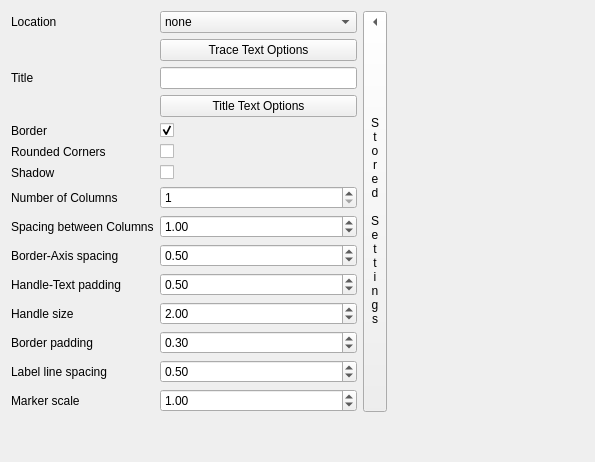
<?xml version="1.0" encoding="UTF-8"?>
<ui version="4.0">
 <class>PlotLegend</class>
 <widget class="QWidget" name="PlotLegend">
  <property name="geometry">
   <rect>
    <x>0</x>
    <y>0</y>
    <width>595</width>
    <height>462</height>
   </rect>
  </property>
  <property name="windowTitle">
   <string>Legend</string>
  </property>
  <layout class="QGridLayout" name="gridLayout">
   <item row="0" column="4">
    <spacer name="horizontalSpacer">
     <property name="orientation">
      <enum>Qt::Horizontal</enum>
     </property>
     <property name="sizeHint" stdset="0">
      <size>
       <width>40</width>
       <height>20</height>
      </size>
     </property>
    </spacer>
   </item>
   <item row="15" column="2">
    <spacer name="verticalSpacer">
     <property name="orientation">
      <enum>Qt::Vertical</enum>
     </property>
     <property name="sizeHint" stdset="0">
      <size>
       <width>20</width>
       <height>40</height>
      </size>
     </property>
    </spacer>
   </item>
   <item row="0" column="1">
    <widget class="QLabel" name="label">
     <property name="text">
      <string>Location</string>
     </property>
    </widget>
   </item>
   <item row="0" column="2">
    <widget class="QComboBox" name="loc">
     <item>
      <property name="text">
       <string>none</string>
      </property>
     </item>
     <item>
      <property name="text">
       <string>best</string>
      </property>
     </item>
     <item>
      <property name="text">
       <string>upper right</string>
      </property>
     </item>
     <item>
      <property name="text">
       <string>upper left</string>
      </property>
     </item>
     <item>
      <property name="text">
       <string>lower left</string>
      </property>
     </item>
     <item>
      <property name="text">
       <string>lower right</string>
      </property>
     </item>
     <item>
      <property name="text">
       <string>right</string>
      </property>
     </item>
     <item>
      <property name="text">
       <string>center left</string>
      </property>
     </item>
     <item>
      <property name="text">
       <string>center right</string>
      </property>
     </item>
     <item>
      <property name="text">
       <string>lower center</string>
      </property>
     </item>
     <item>
      <property name="text">
       <string>upper center</string>
      </property>
     </item>
     <item>
      <property name="text">
       <string>center</string>
      </property>
     </item>
    </widget>
   </item>
   <item row="2" column="1">
    <widget class="QLabel" name="label_2">
     <property name="text">
      <string>Title</string>
     </property>
    </widget>
   </item>
   <item row="2" column="2">
    <widget class="QLineEdit" name="title"/>
   </item>
   <item row="4" column="1">
    <widget class="QLabel" name="label_3">
     <property name="text">
      <string>Border</string>
     </property>
    </widget>
   </item>
   <item row="4" column="2">
    <widget class="QCheckBox" name="frameon">
     <property name="text">
      <string/>
     </property>
     <property name="checked">
      <bool>true</bool>
     </property>
    </widget>
   </item>
   <item row="5" column="1">
    <widget class="QLabel" name="label_5">
     <property name="text">
      <string>Rounded Corners</string>
     </property>
    </widget>
   </item>
   <item row="5" column="2">
    <widget class="QCheckBox" name="fancybox">
     <property name="text">
      <string/>
     </property>
    </widget>
   </item>
   <item row="6" column="1">
    <widget class="QLabel" name="label_4">
     <property name="text">
      <string>Shadow</string>
     </property>
    </widget>
   </item>
   <item row="6" column="2">
    <widget class="QCheckBox" name="shadow">
     <property name="text">
      <string/>
     </property>
    </widget>
   </item>
   <item row="7" column="1">
    <widget class="QLabel" name="label_6">
     <property name="text">
      <string>Number of Columns</string>
     </property>
    </widget>
   </item>
   <item row="7" column="2">
    <widget class="QSpinBox" name="ncol">
     <property name="minimum">
      <number>1</number>
     </property>
     <property name="maximum">
      <number>20</number>
     </property>
    </widget>
   </item>
   <item row="8" column="1">
    <widget class="QLabel" name="label_7">
     <property name="text">
      <string>Spacing between Columns</string>
     </property>
    </widget>
   </item>
   <item row="8" column="2">
    <widget class="QDoubleSpinBox" name="columnspacing">
     <property name="maximum">
      <double>10.000000000000000</double>
     </property>
     <property name="value">
      <double>1.000000000000000</double>
     </property>
    </widget>
   </item>
   <item row="9" column="1">
    <widget class="QLabel" name="label_8">
     <property name="text">
      <string>Border-Axis spacing</string>
     </property>
    </widget>
   </item>
   <item row="9" column="2">
    <widget class="QDoubleSpinBox" name="borderaxespad">
     <property name="maximum">
      <double>10.000000000000000</double>
     </property>
     <property name="value">
      <double>0.500000000000000</double>
     </property>
    </widget>
   </item>
   <item row="10" column="1">
    <widget class="QLabel" name="label_9">
     <property name="text">
      <string>Handle-Text padding</string>
     </property>
    </widget>
   </item>
   <item row="10" column="2">
    <widget class="QDoubleSpinBox" name="handletextpad">
     <property name="maximum">
      <double>10.000000000000000</double>
     </property>
     <property name="value">
      <double>0.500000000000000</double>
     </property>
    </widget>
   </item>
   <item row="11" column="1">
    <widget class="QLabel" name="label_10">
     <property name="text">
      <string>Handle size</string>
     </property>
    </widget>
   </item>
   <item row="11" column="2">
    <widget class="QDoubleSpinBox" name="handlelength">
     <property name="maximum">
      <double>20.000000000000000</double>
     </property>
     <property name="value">
      <double>2.000000000000000</double>
     </property>
    </widget>
   </item>
   <item row="12" column="1">
    <widget class="QLabel" name="label_11">
     <property name="text">
      <string>Border padding</string>
     </property>
    </widget>
   </item>
   <item row="12" column="2">
    <widget class="QDoubleSpinBox" name="borderpad">
     <property name="maximum">
      <double>10.000000000000000</double>
     </property>
     <property name="value">
      <double>0.300000000000000</double>
     </property>
    </widget>
   </item>
   <item row="13" column="1">
    <widget class="QLabel" name="label_12">
     <property name="text">
      <string>Label line spacing</string>
     </property>
    </widget>
   </item>
   <item row="13" column="2">
    <widget class="QDoubleSpinBox" name="labelspacing">
     <property name="maximum">
      <double>10.000000000000000</double>
     </property>
     <property name="value">
      <double>0.500000000000000</double>
     </property>
    </widget>
   </item>
   <item row="14" column="1">
    <widget class="QLabel" name="label_13">
     <property name="text">
      <string>Marker scale</string>
     </property>
    </widget>
   </item>
   <item row="14" column="2">
    <widget class="QDoubleSpinBox" name="markerscale">
     <property name="maximum">
      <double>10.000000000000000</double>
     </property>
     <property name="value">
      <double>1.000000000000000</double>
     </property>
    </widget>
   </item>
   <item row="1" column="2">
    <widget class="QTextOptionsButton" name="font">
     <property name="text">
      <string>Trace Text Options</string>
     </property>
    </widget>
   </item>
   <item row="3" column="2">
    <widget class="QTextOptionsButton" name="titleFont">
     <property name="text">
      <string>Title Text Options</string>
     </property>
    </widget>
   </item>
   <item row="0" column="3" rowspan="15">
    <widget class="QStoredSettingsButton" name="storedSettingsButton">
     <property name="sizePolicy">
      <sizepolicy hsizetype="Fixed" vsizetype="Expanding">
       <horstretch>0</horstretch>
       <verstretch>0</verstretch>
      </sizepolicy>
     </property>
     <property name="maximumSize">
      <size>
       <width>26</width>
       <height>16777215</height>
      </size>
     </property>
     <property name="text">
      <string>S
t
o
r
e
d

S
e
t
t
i
n
g
s</string>
     </property>
     <property name="toolButtonStyle">
      <enum>Qt::ToolButtonTextUnderIcon</enum>
     </property>
     <property name="arrowType">
      <enum>Qt::LeftArrow</enum>
     </property>
    </widget>
   </item>
  </layout>
 </widget>
 <customwidgets>
  <customwidget>
   <class>QStoredSettingsButton</class>
   <extends>QToolButton</extends>
   <header>gui/QStoredSettingsButton</header>
   <slots>
    <slot>toggleWidget()</slot>
   </slots>
  </customwidget>
  <customwidget>
   <class>QTextOptionsButton</class>
   <extends>QPushButton</extends>
   <header>gui/QTextOptionsButton</header>
   <slots>
    <slot>showTextOptionsWidget()</slot>
   </slots>
  </customwidget>
 </customwidgets>
 <tabstops>
  <tabstop>loc</tabstop>
  <tabstop>font</tabstop>
  <tabstop>title</tabstop>
  <tabstop>titleFont</tabstop>
  <tabstop>frameon</tabstop>
  <tabstop>fancybox</tabstop>
  <tabstop>shadow</tabstop>
  <tabstop>ncol</tabstop>
  <tabstop>columnspacing</tabstop>
  <tabstop>borderaxespad</tabstop>
  <tabstop>handletextpad</tabstop>
  <tabstop>handlelength</tabstop>
  <tabstop>borderpad</tabstop>
  <tabstop>labelspacing</tabstop>
  <tabstop>markerscale</tabstop>
  <tabstop>storedSettingsButton</tabstop>
 </tabstops>
 <resources/>
 <connections>
  <connection>
   <sender>frameon</sender>
   <signal>toggled(bool)</signal>
   <receiver>fancybox</receiver>
   <slot>setEnabled(bool)</slot>
   <hints>
    <hint type="sourcelabel">
     <x>347</x>
     <y>143</y>
    </hint>
    <hint type="destinationlabel">
     <x>347</x>
     <y>162</y>
    </hint>
   </hints>
  </connection>
  <connection>
   <sender>storedSettingsButton</sender>
   <signal>clicked()</signal>
   <receiver>storedSettingsButton</receiver>
   <slot>toggleWidget()</slot>
   <hints>
    <hint type="sourcelabel">
     <x>392</x>
     <y>351</y>
    </hint>
    <hint type="destinationlabel">
     <x>392</x>
     <y>349</y>
    </hint>
   </hints>
  </connection>
  <connection>
   <sender>font</sender>
   <signal>clicked()</signal>
   <receiver>font</receiver>
   <slot>showTextOptionsWidget()</slot>
   <hints>
    <hint type="sourcelabel">
     <x>261</x>
     <y>51</y>
    </hint>
    <hint type="destinationlabel">
     <x>200</x>
     <y>55</y>
    </hint>
   </hints>
  </connection>
  <connection>
   <sender>titleFont</sender>
   <signal>clicked()</signal>
   <receiver>titleFont</receiver>
   <slot>showTextOptionsWidget()</slot>
   <hints>
    <hint type="sourcelabel">
     <x>228</x>
     <y>108</y>
    </hint>
    <hint type="destinationlabel">
     <x>254</x>
     <y>116</y>
    </hint>
   </hints>
  </connection>
 </connections>
</ui>
